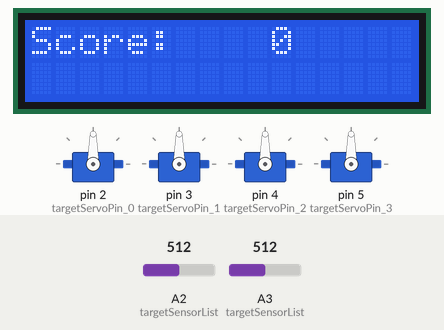
The sketch below on a simulated Arduino Uno, built with avr-gcc and run on an emulated ATmega328P. Parts: 16×2 character LCD, 4 × servo. The inputs (shaded band) are chosen by the test bench; at power-on: A2 (targetSensorList) = 512, A3 (targetSensorList) = 512. Random numbers use the default seed unless the sketch sets one; what the sketch prints to the serial monitor is not drawn.

Above: at 0.1 s.
At 2.1 s:
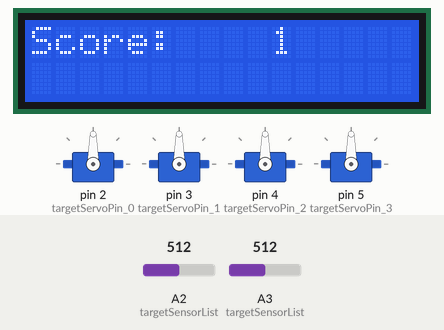
At 4.6 s:
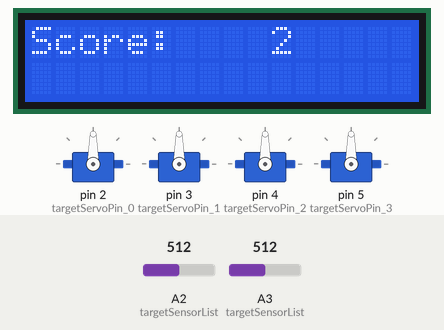
At 7.2 s:
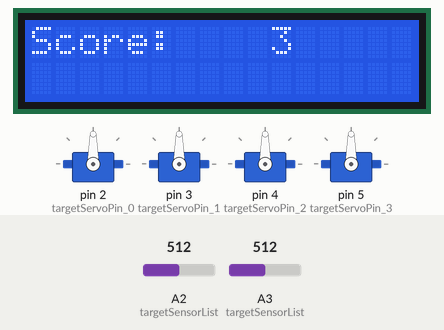
At 7.7 s:
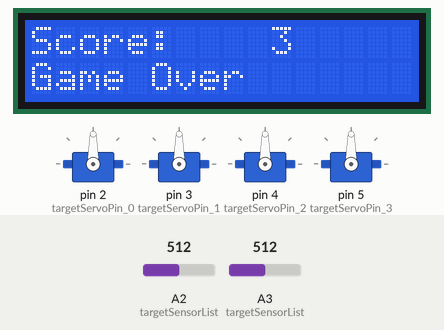

Measured:
- what the display in image 0 shows lasts 2.0 s, from 0.1 s to 2.1 s
- what the display in image 1 shows lasts 2.5 s, from 2.1 s to 4.6 s
- what the display in image 3 shows lasts 0.5 s, from 7.1 s to 7.6 s

The sketch:

One_Shot.ino
```cpp
// SERVO pin definitions

#include <Servo.h>
#include <LiquidCrystal.h>

LiquidCrystal lcd(13, 12, 11, 10, 9, 8);

// Pin Assignment
const int targetLightSensor_0 = A0;
const int targetLightSensor_1 = A1;
const int targetLightSensor_2 = A2;
const int targetLightSensor_3 = A3;

const int targetServoPin_0    = 2;
const int targetServoPin_1    = 3;
const int targetServoPin_2    = 4;
const int targetServoPin_3    = 5;

const int MAX_LIGHT_ALLOWED   = 75;
const int MAX_GAME_SCORE      = 5;
const int MAX_TIME_ALLOWED    = 8;

// Define Attached Components
Servo targetServo_0, targetServo_1, targetServo_2, targetServo_3;

// Servo Positions
const int TARGET_UP            = 80; // Awake
const int TARGET_DOWN          = 0; // Sleep

// Game States
const int GAME_STATE_RESET     = 0;
const int GAME_STATE_RUN       = 1;
const int GAME_STATE_GAME_OVER = 2;
const int GAME_STATE_WIN       = 3;
const int GAME_STATE_TARGET    = 4;

int targetLightValue;

Servo targetServoList[4] = { targetServo_0, targetServo_1, targetServo_2, targetServo_3 };
int   targetSensorList[4] = { targetLightSensor_0, targetLightSensor_1, targetLightSensor_2, targetLightSensor_3 };


// Game Variables
int randNumber;
int currentGameState;
int gameScore = 0;
int scoreConfirm = 0;
int timeElapsed = 0;
int timeInMili = 0;

void setup() {
  Serial.begin(9600);  //Begin serial communication
  lcd.begin(16, 2);

  randomSeed(analogRead(0));
  currentGameState = GAME_STATE_RESET;

  targetServo_0.attach(targetServoPin_0);
  targetServo_1.attach(targetServoPin_1);
  targetServo_2.attach(targetServoPin_2);
  targetServo_3.attach(targetServoPin_3);
}

void loop() {
  switch(currentGameState) {
    // Set targets to down position and initialize game variables
    case GAME_STATE_RESET:
      for(int i = 0; i < 4; i++) {
        targetServoList[i].write(TARGET_DOWN);
      }
      gameScore = 0;
      timeElapsed = 0;
      currentGameState = GAME_STATE_TARGET;
      break;
    case GAME_STATE_TARGET:
      // Pick a target
      randNumber = random(1, 4);
      targetServoList[randNumber].write(TARGET_UP);
      targetLightValue = 0;

      currentGameState = GAME_STATE_RUN;
      break;
    case GAME_STATE_RUN:

      // Check reset button state, if on then change currentGameState to GAME_STATE_RESET

      // check sensor value: if hot then add 1 to score and change game state to GAME_STATE_TARGET
      targetLightValue = analogRead(targetSensorList[randNumber]);

      if(targetLightValue > MAX_LIGHT_ALLOWED) {

        if(scoreConfirm > 3) {
          gameScore++;
          scoreConfirm = 0;
          targetServoList[randNumber].write(TARGET_DOWN);
          currentGameState = GAME_STATE_TARGET;
        } else {
          scoreConfirm++;
        }

      }
      // Keep track of time: if too long then change game state to GAME_STATE_GAME_OVER
      timeInMili = millis();
      if((int)(timeInMili / 100) % 10 == 0) {
        timeElapsed++;
      }

      if(timeElapsed >= MAX_TIME_ALLOWED) {
        currentGameState = GAME_STATE_GAME_OVER;
      }

      // Keep track of score: if higher than 30 then change game state to GAME_STATE_WIN
      if(gameScore >= MAX_GAME_SCORE) {
        currentGameState = GAME_STATE_WIN;
      }

      Serial.print("Target  = ");
      Serial.print(randNumber);
      Serial.print(" - ");
      Serial.print(targetServoList[randNumber].read());
      Serial.print(" - light: ");
      Serial.print(targetLightValue);
      Serial.print(" - score: ");
      Serial.print(gameScore);
      Serial.print(" - timeElapsedre: ");
      Serial.println(timeInMili);

      lcd.setCursor(0, 0);
      lcd.print("Score: ");
      lcd.setCursor(10, 0);
      lcd.print(gameScore);

      delay(500);

      break;
    case GAME_STATE_GAME_OVER:
      // Play loser sound
      Serial.println("Game Over");
      lcd.setCursor(0, 1);
      lcd.print("Game Over");
      delay(20000);
      break;
    case GAME_STATE_WIN:
      // Play winner sound
      Serial.println("Player Wins");
      lcd.setCursor(0, 1);
      lcd.print("You Won");
      delay(20000);
      break;
  }

  //Initialize the Servo
  //targetServo_0.write(TARGET_DOWN);
  //delay(500);

  //Reading the Sensors values
  //targetLightValue = analogRead(targetLightSensor_0);

  //Writing the Sensors values
  //Serial.print("Sensor 1 = ");
  //Serial.println(targetLightValue);
  //delay(200);

  //if (targetLightValue > 90) {
  //    targetServo_0.write(TARGET_UP);
  //    delay(500);
  //}

  //else {
  //  Serial.print("waiting for laser");
  //}
}
```
